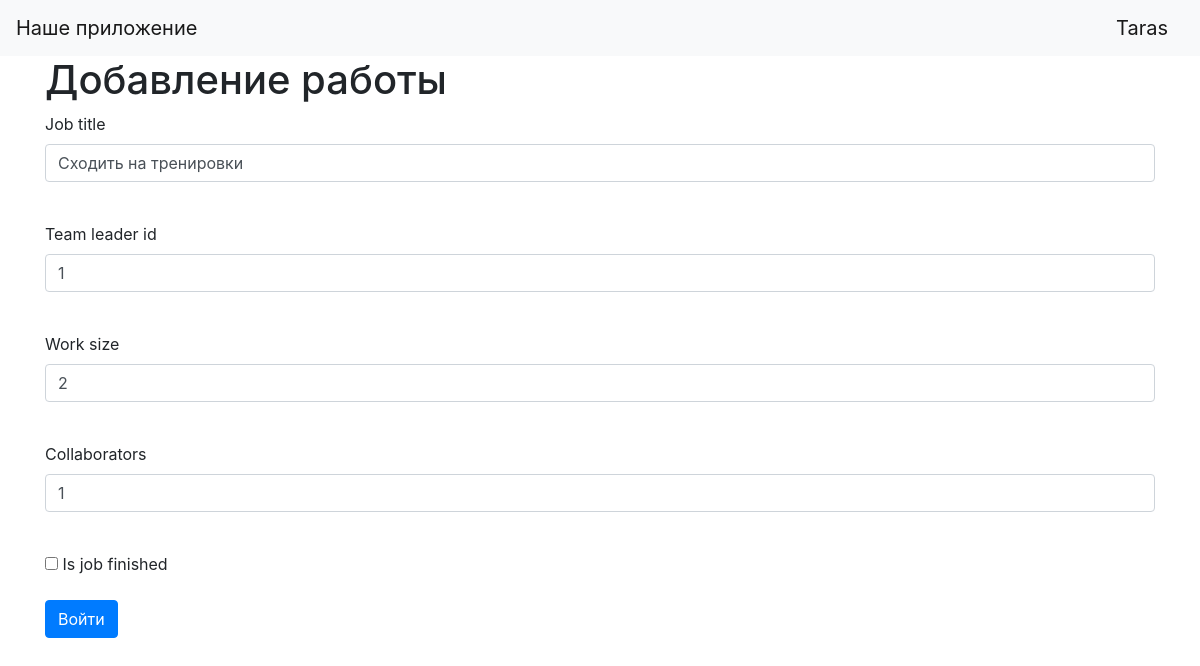
/add_jobs/2 (signed in), run on the app's committed database.
### data/users.py (models this page shows, shortened)
class User(SqlAlchemyBase, UserMixin):
    __tablename__ = 'users'
    id = sqlalchemy.Column(sqlalchemy.Integer, primary_key=True, autoincrement=True)
    surname = sqlalchemy.Column(sqlalchemy.String, nullable=True)
    name = sqlalchemy.Column(sqlalchemy.String, nullable=True)
    about = sqlalchemy.Column(sqlalchemy.String, nullable=True)
    age = sqlalchemy.Column(sqlalchemy.Integer, nullable=True)
    position = sqlalchemy.Column(sqlalchemy.String, nullable=True)
    speciality = sqlalchemy.Column(sqlalchemy.String, nullable=True)
    address = sqlalchemy.Column(sqlalchemy.String, nullable=True)
    email = sqlalchemy.Column(sqlalchemy.String, index=True, unique=True, nullable=True)
    hashed_password = sqlalchemy.Column(sqlalchemy.String, nullable=True)
    modified_date = sqlalchemy.Column(sqlalchemy.DateTime, default=datetime.datetime.now)
    news = orm.relation("News", back_populates='user')
    jobs = orm.relation("Jobs", back_populates='user')

### data/jobs.py (models this page shows)
class Jobs(SqlAlchemyBase):
    __tablename__ = 'jobs'
    id = sqlalchemy.Column(sqlalchemy.Integer, primary_key=True, autoincrement=True)
    team_leader = sqlalchemy.Column(sqlalchemy.Integer, sqlalchemy.ForeignKey("users.id"))
    job = sqlalchemy.Column(sqlalchemy.String, nullable=True)
    work_size = sqlalchemy.Column(sqlalchemy.Integer, nullable=True)
    collaborators = sqlalchemy.Column(sqlalchemy.String, nullable=True)
    start_date = sqlalchemy.Column(sqlalchemy.DateTime, default=datetime.datetime.now)
    end_date = sqlalchemy.Column(sqlalchemy.DateTime, nullable=True)
    is_finished = sqlalchemy.Column(sqlalchemy.BOOLEAN, nullable=True)
    user = orm.relation('User')

### main.py (the view, shortened to what this page needs)
@app.route('/add_jobs/<int:id>', methods=['GET', 'POST'])
@login_required
def edit_jobs(id):
    form = AddJobForm()
    if request.method == "GET":
        db_sess = db_session.create_session()
        jobs = db_sess.query(Jobs).filter((Jobs.id == id),
                                          ((Jobs.user == current_user) | (current_user.id == 1))).first()
        if jobs:
            form.job.data = jobs.job
            form.work_size.data = jobs.work_size
            form.team_leader.data = jobs.team_leader
            form.collaborators.data = jobs.collaborators
            form.is_finished.data = jobs.is_finished
        else:
            abort(404)
    return render_template('add_jobs.html',
                           title='Редактирование новости',
                           form=form
                           )

### forms/addjob.py
class AddJobForm(FlaskForm):
    job = StringField('Job title', validators=[DataRequired()])
    team_leader = IntegerField('Team leader id', validators=[DataRequired()])
    work_size = IntegerField('Work size', validators=[DataRequired()])
    collaborators = StringField('Collaborators', validators=[DataRequired()])
    is_finished = BooleanField('Is job finished')
    submit = SubmitField('Войти')

### data/db_session.py (called while the page is built)
def create_session() -> Session:
    global __factory
    return __factory()

### main.py (called while the page is built)
@login_manager.user_loader
def load_user(user_id):
    db_sess = db_session.create_session()
    return db_sess.query(User).get(user_id)

### templates/add_jobs.html (shortened to what this page needs)
{% extends "base.html" %}
{% block content %}
<h1>Добавление работы</h1>
<form action="" method="post">
    <p>
        {{ form.job.label }}<br>
        {{ form.job(class="form-control") }}<br>
    </p>
    <p>
        {{ form.team_leader.label }}<br>
        {{ form.team_leader(class="form-control") }}<br>
    </p>
    <p>
        {{ form.work_size.label }}<br>
        {{ form.work_size(class="form-control") }}<br>
    </p>
    <p>
        {{ form.collaborators.label }}<br>
        {{ form.collaborators(class="form-control") }}<br>
    </p>
    <p>{{ form.is_finished() }} {{ form.is_finished.label }}</p>
    <p>{{ form.submit(type="submit", class="btn btn-primary") }}</p>
</form>
{% endblock %}

### templates/base.html (shortened to what this page needs)
<!doctype html>
<html lang="en">
<head>
    <link rel="stylesheet"
          href="https://stackpath.bootstrapcdn.com/bootstrap/4.4.1/css/bootstrap.min.css"
>
</head>
<body>
<header>
    <nav class="navbar navbar-light bg-light">
        <a class="navbar-brand" href="#">Наше приложение</a>
		{% if current_user.is_authenticated %}
			<a class="navbar-brand" href="/logout">{{ current_user.name }}</a>
		{% else %}
			<p>
			<a class="btn btn-primary " href="/register">Зарегистрироваться</a>
			<a class="btn btn-success" href="/login">Войти</a>
			</p>
		{% endif %}
    </nav>
</header>
<main role="main" class="container">
    {% block content %}{% endblock %}
</main>
</body>
</html>

### data on the page
User: name "Taras"
Jobs: job "Сходить на тренировки", team_leader "1", work_size "2", collaborators "1"
